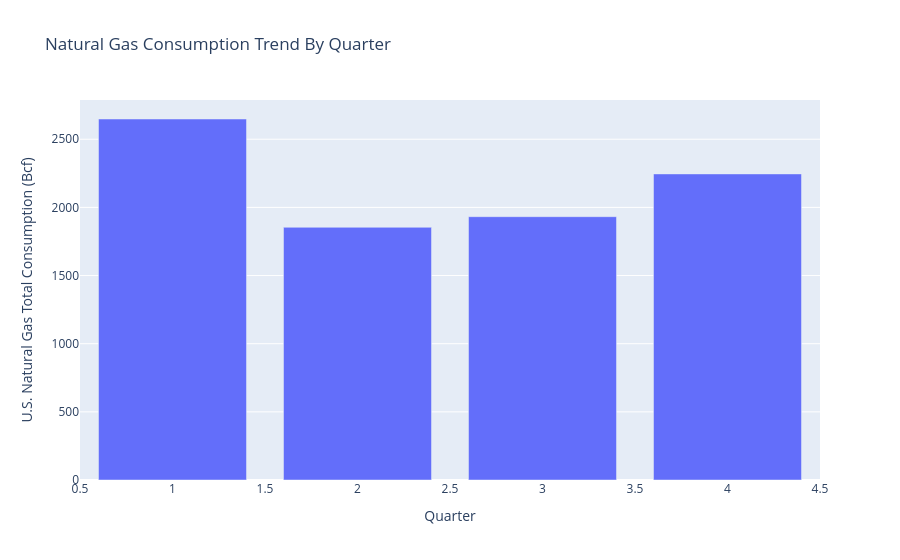

Write notebook code for a chart like this one.
### Markdown cell above
Quarterly Analysis

### Code cell
fig_quarterly = px.bar(
    df.groupby(['Quarter'])['U.S. Natural Gas Total Consumption (Bcf)'].mean().reset_index(),
    x="Quarter",
    y="U.S. Natural Gas Total Consumption (Bcf)",
    title="Natural Gas Consumption Trend By Quarter"
)
fig_quarterly.show()

### Figure 1 — Plotly figure (JSON) as saved in the notebook; plotly's stock layout.template omitted (floating-point values rounded to 4 significant figures)
{"data": [{"alignmentgroup": "True", "hovertemplate": "Quarter=%{x}<br>U.S. Natural Gas Total Consumption (Bcf)=%{y}<extra></extra>", "legendgroup": "", "marker": {"color": "#636efa", "pattern": {"shape": ""}}, "name": "", "offsetgroup": "", "orientation": "v", "showlegend": false, "textposition": "auto", "type": "bar", "x": [1, 2, 3, 4], "xaxis": "x", "y": [2649.0, 1854.0, 1932.0, 2246.0], "yaxis": "y"}], "layout": {"barmode": "relative", "legend": {"tracegroupgap": 0}, "title": {"text": "Natural Gas Consumption Trend By Quarter"}, "xaxis": {"anchor": "y", "domain": [0, 1], "title": {"text": "Quarter"}}, "yaxis": {"anchor": "x", "domain": [0, 1], "title": {"text": "U.S. Natural Gas Total Consumption (Bcf)"}}}}
